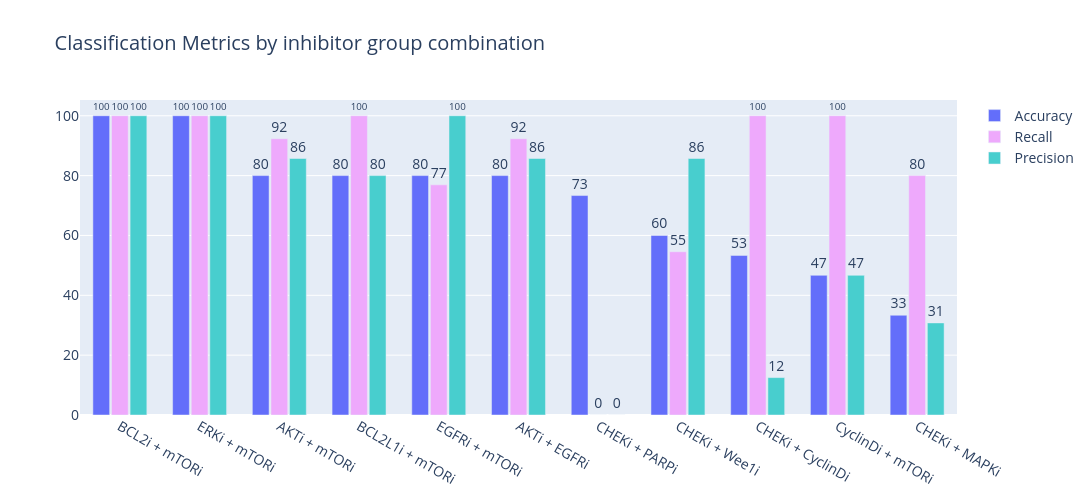
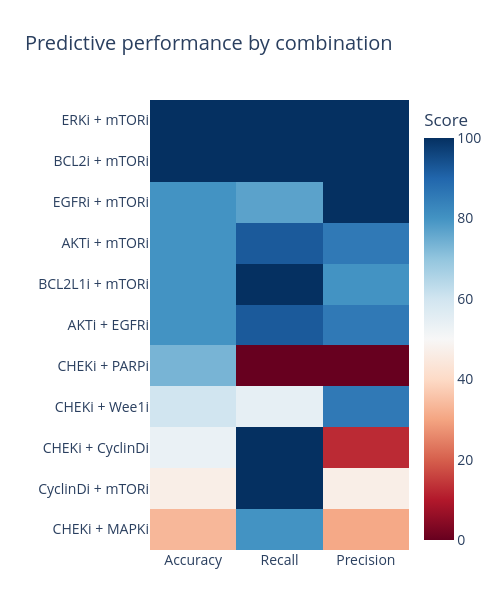
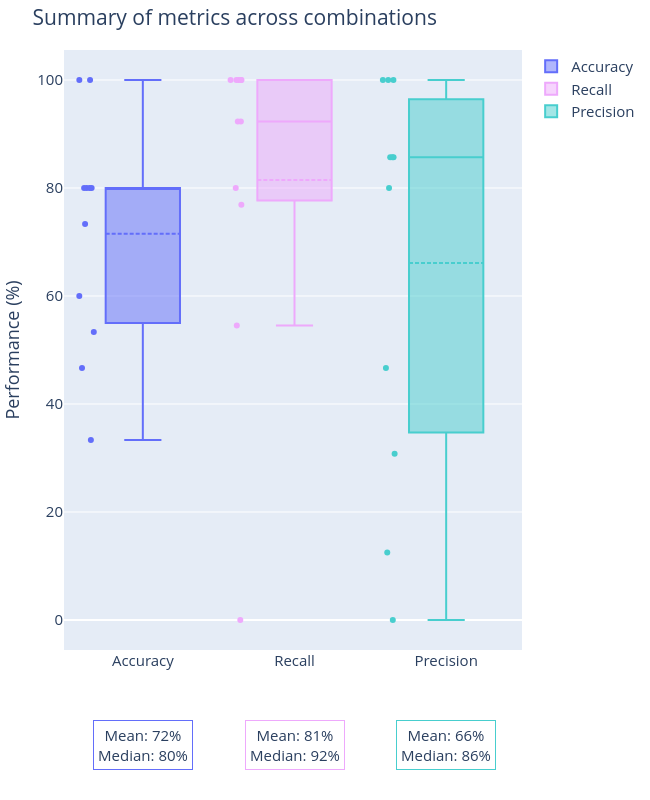

Source (notebook cell) for these figures, in order:
### Code cell
# Classification plots
from synco.plotting.classification import make_classification_plots
make_classification_plots(str(results_dir), plots_dir=str(plots_dir), show=True,
                        analysis_type="combination", debug=False
                        )

### Figure 1 — Plotly figure (JSON) as saved in the notebook; plotly's stock layout.template omitted (floating-point values rounded to 4 significant figures)
{"data": [{"marker": {"color": "#636EFA"}, "name": "Accuracy", "orientation": "v", "text": [100.0, 100.0, 80.0, 80.0, 80.0, 80.0, 73.0, 60.0, 53.0, 47.0, 33.0], "textposition": "outside", "type": "bar", "x": ["BCL2i + mTORi", "ERKi + mTORi", "AKTi + mTORi", "BCL2L1i + mTORi", "EGFRi + mTORi", "AKTi + EGFRi", "CHEKi + PARPi", "CHEKi + Wee1i", "CHEKi + CyclinDi", "CyclinDi + mTORi", "CHEKi + MAPKi"], "y": [100.0, 100.0, 80.0, 80.0, 80.0, 80.0, 73.33, 60.0, 53.33, 46.67, 33.33]}, {"marker": {"color": "#EEA9FC"}, "name": "Recall", "orientation": "v", "text": [100.0, 100.0, 92.0, 100.0, 77.0, 92.0, 0.0, 55.0, 100.0, 100.0, 80.0], "textposition": "outside", "type": "bar", "x": ["BCL2i + mTORi", "ERKi + mTORi", "AKTi + mTORi", "BCL2L1i + mTORi", "EGFRi + mTORi", "AKTi + EGFRi", "CHEKi + PARPi", "CHEKi + Wee1i", "CHEKi + CyclinDi", "CyclinDi + mTORi", "CHEKi + MAPKi"], "y": [100.0, 100.0, 92.31, 100.0, 76.92, 92.31, 0.0, 54.55, 100.0, 100.0, 80.0]}, {"marker": {"color": "#48CECE"}, "name": "Precision", "orientation": "v", "text": [100.0, 100.0, 86.0, 80.0, 100.0, 86.0, 0.0, 86.0, 12.0, 47.0, 31.0], "textposition": "outside", "type": "bar", "x": ["BCL2i + mTORi", "ERKi + mTORi", "AKTi + mTORi", "BCL2L1i + mTORi", "EGFRi + mTORi", "AKTi + EGFRi", "CHEKi + PARPi", "CHEKi + Wee1i", "CHEKi + CyclinDi", "CyclinDi + mTORi", "CHEKi + MAPKi"], "y": [100.0, 100.0, 85.71, 80.0, 100.0, 85.71, 0.0, 85.71, 12.5, 46.67, 30.77]}], "layout": {"bargap": 0.3, "bargroupgap": 0.1, "barmode": "group", "font": {"size": 14}, "height": 500, "title": {"text": "Classification Metrics by inhibitor group combination"}, "width": 1500}}

### Figure 2 — Plotly figure (JSON) as saved in the notebook; plotly's stock layout.template omitted (floating-point values rounded to 4 significant figures)
{"data": [{"colorbar": {"title": {"text": "Score"}}, "colorscale": [[0, "rgb(103,0,31)"], [0.1, "rgb(178,24,43)"], [0.2, "rgb(214,96,77)"], [0.3, "rgb(244,165,130)"], [0.4, "rgb(253,219,199)"], [0.5, "rgb(247,247,247)"], [0.6, "rgb(209,229,240)"], [0.7, "rgb(146,197,222)"], [0.8, "rgb(67,147,195)"], [0.9, "rgb(33,102,172)"], [1, "rgb(5,48,97)"]], "type": "heatmap", "x": ["Accuracy", "Recall", "Precision"], "y": ["CHEKi + MAPKi", "CyclinDi + mTORi", "CHEKi + CyclinDi", "CHEKi + Wee1i", "CHEKi + PARPi", "AKTi + EGFRi", "BCL2L1i + mTORi", "AKTi + mTORi", "EGFRi + mTORi", "BCL2i + mTORi", "ERKi + mTORi"], "z": [[33.33, 80.0, 30.77], [46.67, 100.0, 46.67], [53.33, 100.0, 12.5], [60.0, 54.55, 85.71], [73.33, 0.0, 0.0], [80.0, 92.31, 85.71], [80.0, 100.0, 80.0], [80.0, 92.31, 85.71], [80.0, 76.92, 100.0], [100.0, 100.0, 100.0], [100.0, 100.0, 100.0]], "zmax": 100, "zmin": 0}], "layout": {"font": {"size": 14}, "height": 600, "margin": {"b": 50, "l": 150, "r": 50, "t": 100}, "title": {"text": "Predictive performance by combination"}, "width": 500}}

### Figure 3 — Plotly figure (JSON) as saved in the notebook; plotly's stock layout.template omitted (floating-point values rounded to 4 significant figures)
{"data": [{"boxmean": true, "boxpoints": "all", "hoverinfo": "y+text", "hovertext": ["CHEKi + MAPKi", "CyclinDi + mTORi", "CHEKi + CyclinDi", "CHEKi + Wee1i", "CHEKi + PARPi", "AKTi + EGFRi", "BCL2L1i + mTORi", "AKTi + mTORi", "EGFRi + mTORi", "BCL2i + mTORi", "ERKi + mTORi"], "marker": {"color": "#636EFA"}, "name": "Accuracy", "type": "box", "y": [33.33, 46.67, 53.33, 60.0, 73.33, 80.0, 80.0, 80.0, 80.0, 100.0, 100.0]}, {"boxmean": true, "boxpoints": "all", "hoverinfo": "y+text", "hovertext": ["CHEKi + MAPKi", "CyclinDi + mTORi", "CHEKi + CyclinDi", "CHEKi + Wee1i", "CHEKi + PARPi", "AKTi + EGFRi", "BCL2L1i + mTORi", "AKTi + mTORi", "EGFRi + mTORi", "BCL2i + mTORi", "ERKi + mTORi"], "marker": {"color": "#EEA9FC"}, "name": "Recall", "type": "box", "y": [80.0, 100.0, 100.0, 54.55, 0.0, 92.31, 100.0, 92.31, 76.92, 100.0, 100.0]}, {"boxmean": true, "boxpoints": "all", "hoverinfo": "y+text", "hovertext": ["CHEKi + MAPKi", "CyclinDi + mTORi", "CHEKi + CyclinDi", "CHEKi + Wee1i", "CHEKi + PARPi", "AKTi + EGFRi", "BCL2L1i + mTORi", "AKTi + mTORi", "EGFRi + mTORi", "BCL2i + mTORi", "ERKi + mTORi"], "marker": {"color": "#48CECE"}, "name": "Precision", "type": "box", "y": [30.77, 46.67, 12.5, 85.71, 0.0, 85.71, 80.0, 85.71, 100.0, 100.0, 100.0]}], "layout": {"annotations": [{"align": "center", "bgcolor": "rgba(255, 255, 255, 0.8)", "bordercolor": "#636EFA", "borderpad": 4, "borderwidth": 1, "showarrow": false, "text": "Mean: 72%<br>Median: 80%", "x": "Accuracy", "y": -0.2, "yref": "paper"}, {"align": "center", "bgcolor": "rgba(255, 255, 255, 0.8)", "bordercolor": "#EEA9FC", "borderpad": 4, "borderwidth": 1, "showarrow": false, "text": "Mean: 81%<br>Median: 92%", "x": "Recall", "y": -0.2, "yref": "paper"}, {"align": "center", "bgcolor": "rgba(255, 255, 255, 0.8)", "bordercolor": "#48CECE", "borderpad": 4, "borderwidth": 1, "showarrow": false, "text": "Mean: 66%<br>Median: 86%", "x": "Precision", "y": -0.2, "yref": "paper"}], "font": {"size": 15}, "height": 800, "margin": {"b": 150, "l": 10, "r": 10, "t": 50}, "title": {"text": "Summary of metrics across combinations"}, "width": 650, "yaxis": {"title": {"text": "Performance (%)"}}}}
